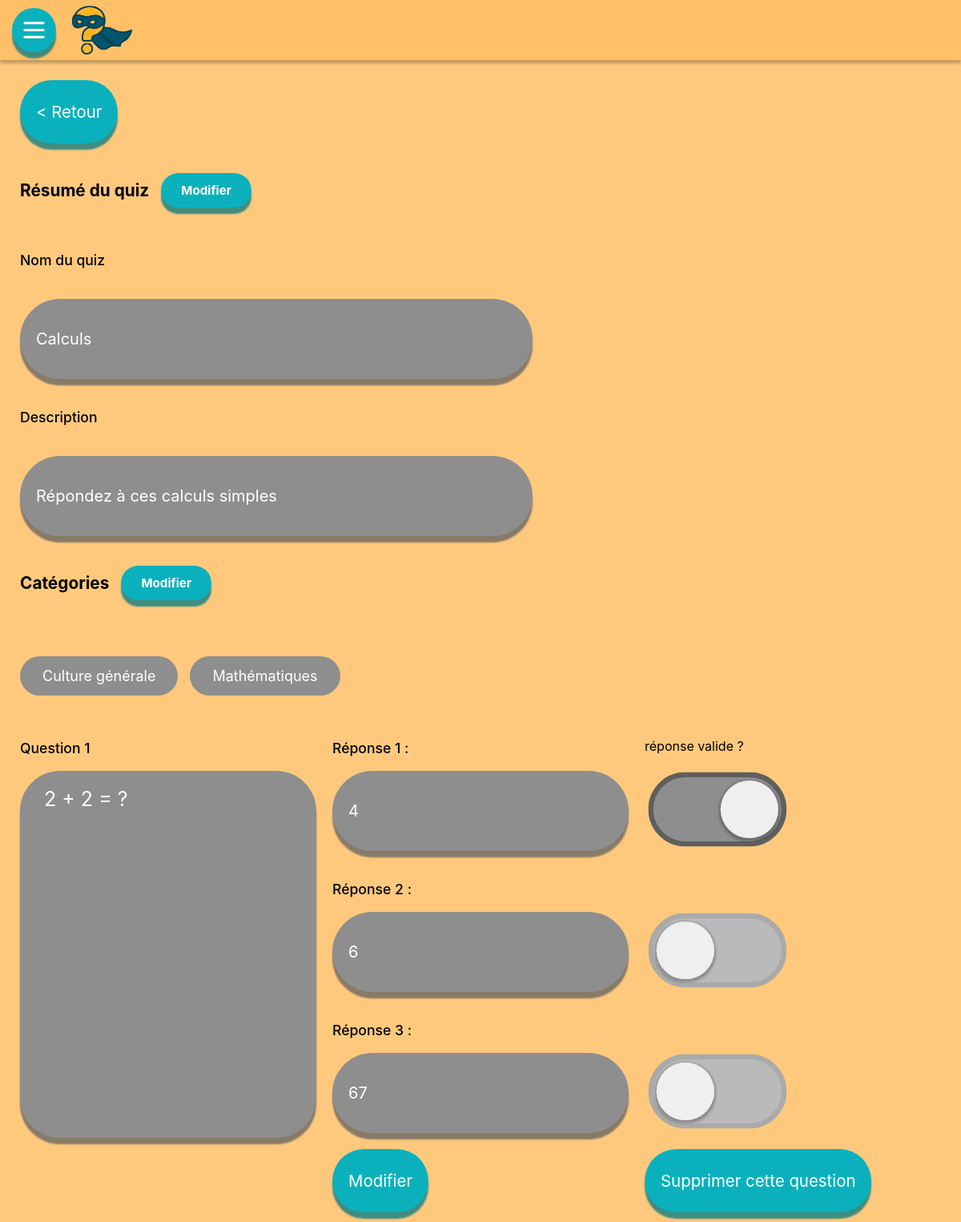
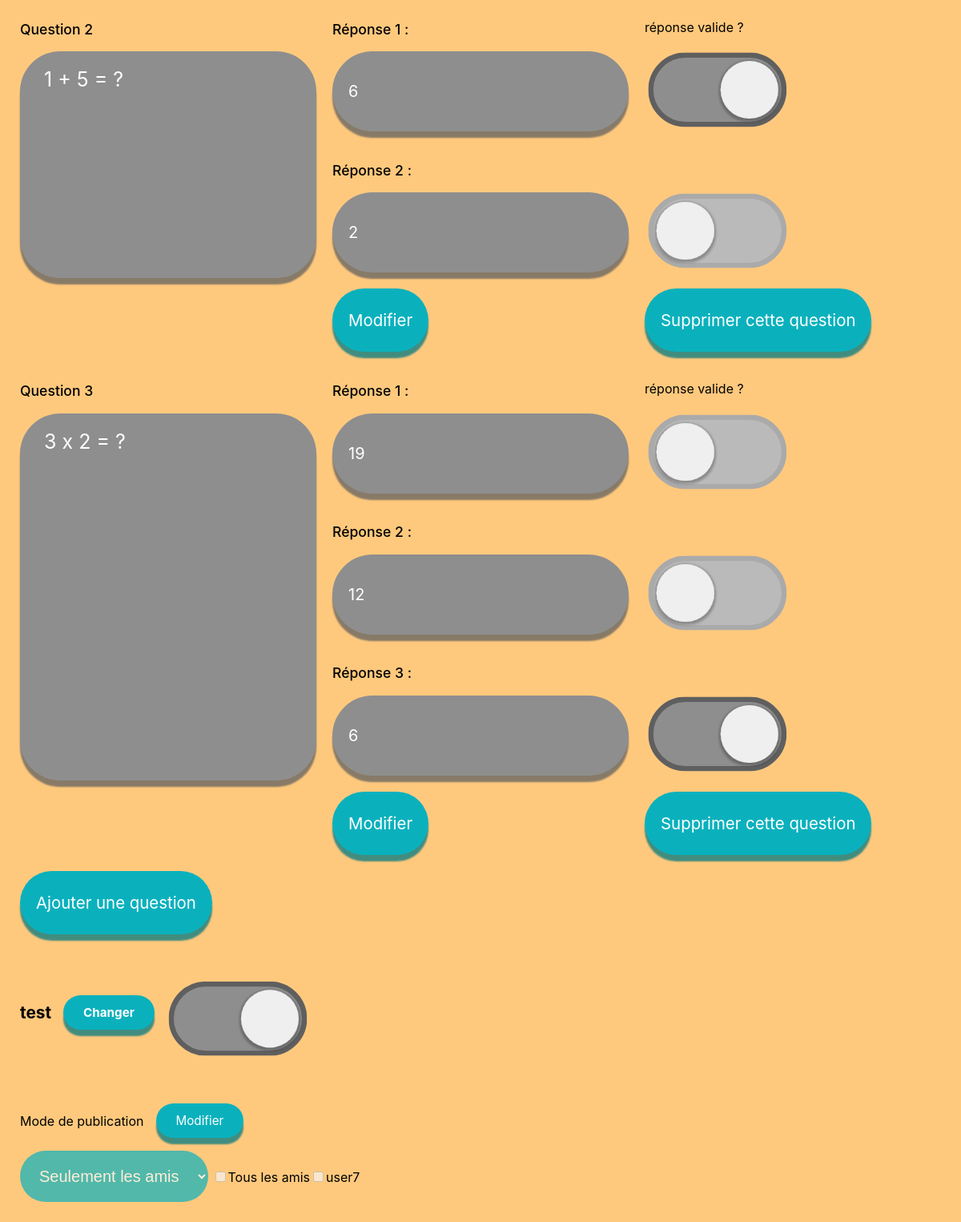
Page /?page=test&categorie=modify&id=6 (signed in) on the committed database (2 pictures, top to bottom).
### tables this page shows
CREATE TABLE quiz(
                id INTEGER PRIMARY KEY AUTOINCREMENT,
                user_id INTEGER,
                title TEXT NOT NULL,
                description TEXT,
                difficulty INTEGER,
                disponibilite TEXT,
                date DATE,
                genre TEXT NOT NULL,
                FOREIGN KEY (user_id) REFERENCES users(id) ON DELETE CASCADE,
                CHECK (genre IN ('flashcard','standard','test')),
                CHECK (disponibilite IN ('public','private','ami'))
            );

CREATE TABLE users(
                id INTEGER PRIMARY KEY AUTOINCREMENT,
                username TEXT NOT NULL,
                password TEXT NOT NULL,
                email TEXT NOT NULL,
                description TEXT DEFAULT '',
                admin BOOLEAN DEFAULT 0, picture_path TEXT DEFAULT NULL,
                UNIQUE(email)
            );

### src/controllers/QuizController.php (called while the page is built, shortened)
<?php
require_once ROOT . '/src/models/QuizModel.php';
require_once ROOT . '/config/config.php';
class QuizController
{
    private QuizModel $model;
    public function __construct()
    {
        $this->db = getDbConnection();
        $this->model = new QuizModel($this->db);
    }
    public function modifyQuiz($id)
    {
        $idQuiz = (int)$id;
        $taille = $this->model->getQuizSize($idQuiz);
        $user_id = $this->model->getUserIdFromQuiz($idQuiz);
        $quizInfos = $this->model->getQuizInfos($idQuiz);
        $TAB_QUESTIONS = $this->model->getQuestionsRepFromQuiz($idQuiz);
        $TAB_CATEGORIES = $this->model->getCategoriesFromQuiz($idQuiz);
        $ALL_CATEGORIES = $this->model->getAllCategories();
        $ALL_AMIS = $this->model->getAmis($user_id);
        $TAB_AMIS = $this->model->getAmisSelection($idQuiz);
        require ROOT . '/src/views/quiz/modifyQuiz.php';
    }
}

### config/config.php (called while the page is built, shortened)
<?php
function getDbConnection() {
    try{
        $conn = new PDO("sqlite:" . ROOT . "/database/database.db");
        $conn->setAttribute(PDO::ATTR_ERRMODE, PDO::ERRMODE_EXCEPTION);
    }catch(PDOException $e){
        die("Connection failed: " . $e->getMessage());
    }catch(Exception $e){
        die("Error: " . $e->getMessage());
    }
    return $conn;
}
?>

### src/models/QuizModel.php (called while the page is built, shortened)
<?php
class QuizModel
{
    private $db;
    public function __construct($db)
    {
        $this->db = $db;
    }
    public function getAmis(int $user_id)
    {
        $amis = $this->db->prepare("SELECT
                                CASE
                                WHEN user1_id = ? THEN user2_id
                                ELSE user1_id
                                END AS ami_id , username
                                FROM amis JOIN users ON ami_id = users.id
                                WHERE ? = user1_id OR ? = user2_id;");
        $amis->bindvalue(1, $user_id);
        $amis->bindvalue(2, $user_id);
        $amis->bindvalue(3, $user_id);
        $amis->execute();
        $result = $amis->fetchAll(PDO::FETCH_ASSOC);
        return $result;
    }
    public function getAllCategories(): mixed
    {
        try {
            $sql = $this->db->prepare("SELECT DISTINCT id,categorieName FROM categories;");
            $sql->execute();
            $categories = $sql->fetchAll(PDO::FETCH_ASSOC);
            return $categories;
        } catch (PDOException $e) {
            die("Fetching categories failed: " . $e->getMessage());
        } catch (Exception $e) {
            die("Error: " . $e->getMessage());
        }
    }
    public function getQuizSize(int $quizId): int
    {
        try {
            $stmt = $this->db->prepare("SELECT COUNT(*) AS totalQuestions FROM question WHERE quiz_id = ?;");
            $stmt->execute([$quizId]);
            $row = $stmt->fetch(PDO::FETCH_ASSOC);
            return intval($row['totalQuestions']);
        } catch (PDOException $e) {
            die("Fetching quiz size failed: " . $e->getMessage());
        }
    }
    public function getQuizInfos(int $quizId)
    {
        try {
            $quiz = $this->db->prepare("SELECT title, description, disponibilite, genre FROM quiz WHERE id = ?;");
            $quiz->bindvalue(1, $quizId);
            $quiz->execute();
            return $quiz->fetch(PDO::FETCH_ASSOC);
        } catch (PDOException $e) {
            die("Fetching quiz infos failed: " . $e->getMessage());
        }
    }
    public function getQuestionsRepFromQuiz(int $idQuiz)
    {
        try {
            $questions = $this->db->prepare("SELECT id, question FROM Question WHERE quiz_id = ? ORDER BY numeroQuiz ASC;");
            $questions->bindValue(1, $idQuiz);
            $questions->execute();
            $TAB_QUESTIONS = $questions->fetchAll(PDO::FETCH_ASSOC);
            foreach ($TAB_QUESTIONS as $index => $question) {
                $reponses = $this->db->prepare("SELECT id, reponse, estCorrecte FROM Reponse WHERE question_id = ? ;");
                $reponses->bindValue(1, $question['id']);
                $reponses->execute();
                $TAB_QUESTIONS[$index]['reponses'] = $reponses->fetchAll(PDO::FETCH_ASSOC);
                $TAB_QUESTIONS[$index]['nbReponse'] = count($TAB_QUESTIONS[$index]['reponses']);
            }
            return $TAB_QUESTIONS;
        } catch (PDOException $e) {
            die("Fetching questions and answers from quiz failed: " . $e->getMessage());
        }
    }
    public function getCategoriesFromQuiz(int $idQuiz)
    {
        try {
            $categories = $this->db->prepare("SELECT categories.id, categories.categorieName FROM categories
            INNER JOIN categorie_quiz ON categories.id = categorie_quiz.category_id WHERE categorie_quiz.quiz_id = ?;");
            $categories->bindValue(1, $idQuiz);
            $categories->execute();
            return $categories->fetchAll(PDO::FETCH_ASSOC);
        } catch (PDOException $e) {
            die("Fetching categories from quiz failed: " . $e->getMessage());
        }
    }
    public function getAmisSelection(int $quiz_id)
    {
        try {
            $amis = $this->db->prepare("SELECT ami_id FROM amiDisponibilite WHERE quiz_id = ?;");
            $amis->bindvalue(1, $quiz_id);
            $amis->execute();
            $result = $amis->fetchAll(PDO::FETCH_ASSOC);
            $TAB_AMIS = array();
            foreach ($result as $ami) {
                $TAB_AMIS[] = $ami['ami_id'];
            }
            return $TAB_AMIS;
        } catch (PDOException $e) {
            die("Fetching selected friends failed: " . $e->getMessage());
        }
    }
    public function getUserIdFromQuiz(int $quiz_id): int
    {
        try {
            $quiz = $this->db->prepare("SELECT user_id FROM quiz WHERE id = ?;");
            $quiz->bindvalue(1, $quiz_id);
            $quiz->execute();
            $result = $quiz->fetch(PDO::FETCH_ASSOC);
            if (!empty($result)) {
                return (int)$result['user_id'];
            } else {
                return false;
            }
        } catch (PDOException $e) {
            die("Fetching user ID from quiz failed: " . $e->getMessage());
        }
    }
}

### src/views/quiz/modifyQuiz.php (the view, shortened to what this page needs)
<?php
    require __DIR__ . '/../partials/header.php';
?>
<form style="display: flex; flex-direction: column; padding: 25px; gap: 20px" method = "post" data-id="<?php echo htmlspecialchars($idQuiz) ?>" action = "index.php?page=standard&categorie=modify&id=<?php echo htmlspecialchars($idQuiz) ?>">
    <button class="button" type = "submit" name = "Retour" value = "yes"><span></span><p> < Retour</p></button>
    <h2>Résumé du quiz
        <button class="modifResum" id ="modifResum">Modifier</button>
    </h2>
    <p class="name">Nom du quiz</p>
    <div class="input">
        <span></span>
        <input form="no" type="text" name ="QuizTitle" id="QuizTitle" value = "<?php echo htmlspecialchars($quizInfos['title']) ?>" disabled>
    </div>
    <p class="description">Description</p>
    <div class="input">
        <span></span>
        <input form="no" type="text" name ="QuizDescription" id="QuizDescription" value = "<?php echo htmlspecialchars($quizInfos['description']) ?>" disabled>
    </div>
    <h2>Catégories
        <button id="modifCategories" type = "button">Modifier</button>
    </h2>
    <div class="categoriesList">
        <?php
        foreach($ALL_CATEGORIES as $categorie){
            if (in_array($categorie, $TAB_CATEGORIES)) {
                $checked = 'checked';
            } else {
                $checked = '';
            }
            echo '<label '.(!empty($checked) ? '' : 'hidden').'><input  class="category" name = "categories[]" type = "checkbox" value="'.htmlspecialchars($categorie['id']).'" '.$checked.' '.(!empty($checked) ? '' : 'hidden').' disabled>'.htmlspecialchars($categorie['categorieName']).'</label>';
        }
        ?>
    </div>
    <div style="display: flex; flex-direction: column; gap: 20px">
        <?php
        for($i = 0; $i < $taille ; $i = $i +1){
            echo '<div class="newQuiz" id = "quizQuestion'.$i.'">';
            echo '<p class="validite">réponse valide ?</p>';
            echo '<div class="question" style="grid-row-start: 1; grid-row-end: '. $TAB_QUESTIONS[$i]['nbReponse'] + 1 .';">
                <p class="section-title">Question '. $i+1 .'</p>
                <div class="textarea" id = "question'.($i+1).'" style="width: calc(100% - 40px); height: calc(100% - 90px)">
                    <span></span>
                    <textarea type = "text" name ="question'.$i.'" id="textarea'.$i.'" placeholder="nom de la question" disabled>'.htmlspecialchars($TAB_QUESTIONS[$i]['question']).'</textarea>
                </div>
                </div>';
            for ($k = 0; $k < $TAB_QUESTIONS[$i]['nbReponse'];$k = $k +1){
                echo '<div class="reponse" style="grid-row-start: '. 1 + $k .'; grid-row-end: '. 2 + $k .'; grid-column-start: 2; grid-column-end: 3;">
                <p>Réponse '.($k+1).' :</p>
                <div class="input" style="width: calc(100% - 40px);">
                    <span></span>
                    <input form="no" name ="reponse'.$i.'[]" value = "'.htmlspecialchars($TAB_QUESTIONS[$i]['reponses'][$k]['reponse']).'" disabled></input>
                </div>
                </div>
                <div class="checkbox" style="grid-row-start: '. 1 + $k .'; grid-row-end: '. 2 + $k .'; grid-column-start: 3; grid-column-end: 4;align-self: end;">
                    <input type="checkbox" name="checkbox'.$i.'[]" '.($TAB_QUESTIONS[$i]['reponses'][$k]['estCorrecte'] ? 'checked':'').' disabled hidden>
                </div>
                ';
            }
            echo '<div id="questionFooter'.$i.'" class="questionFooter" style="display: flex; flex-direction: row;gap:10px; grid-column-start: 2; grid-column-end: 3;">
                        <button class="button modifierQuestion" type = "submit" id ="modifier'.$i.'" name="modifierQuestion" value='.$i.'>
                            <span></span>
                            <p>Modifier</p>
                        </button>
                </div>';
            if ($i != 0 || $taille > 1){
                echo '<button class="button delQuestionButton" name = "DelQuestion" id="DelQuestion'.$i.'" type="submit" value='.$i.'><span></span><p>Supprimer cette question</p></button>';
            }
            echo '</div>';
        }
        ?>
        </div>
        <button class="button" type = "submit" name = "addQuestion" id="addQuestion" value = "yes">
            <span></span>
            <p>Ajouter une question</p>
        </button>
    <h2 ><?= $quizInfos['genre'] == 'test' ? 'test ': 'Quiz standard' ?>
        <button id = "modifTest">Changer</button>
        <div class="checkbox"  id = "Test">
        </div>
    </h2>
    <div class = "disponibilite">
        <p class="section-title">Mode de publication <button id="modifDispo">Modifier</button></p>
        <select name="disponibilite" id="disponibilite" disabled>
            <?php $dispo = $quizInfos['disponibilite'] == 'ami' ? 'selected' : ''; ?>
            <option value="ami" <?= $dispo ?> >Seulement les amis</option>
        </select>
        <?php
        if ($quizInfos['disponibilite'] == "ami"){
            $hidden2 = '';
        }
        else{
            $hidden2 = 'hidden';
        }
        if (in_array('tous', $TAB_AMIS)) {
            $checkedTous = 'checked';
        } else {
            $checkedTous = '';
        }
        echo '<label class="friends" '.$hidden2.'><input name = "amiDispo[]" type = "checkbox" value="tous" '.$checkedTous.' disabled>Tous les amis</label>';
        foreach($ALL_AMIS as $ami){
            if (in_array($ami['ami_id'], $TAB_AMIS)) {
                $checked = 'checked';
            } else {
                $checked = '';
            }
            echo '<label class="friends" '.$hidden2.'><input name = "amiDispo[]" type = "checkbox" value="'.htmlspecialchars($ami['ami_id']).'" '.$checked.' disabled>'.htmlspecialchars($ami['username']).'</label>';
        }
        ?>
    </div>
</form>

### rows in the picture
quiz: QuizTitle "Calculs", QuizDescription "Répondez à ces calculs simples"
users: username "user7"

### other values in the picture
$categorie['categorieName'] "Culture générale"
$categorie['categorieName'] "Mathématiques"
$i+1 "1"
$k+1 "1"
$k+1 "2"
$k+1 "3"
$i+1 "2"
$i+1 "3"
